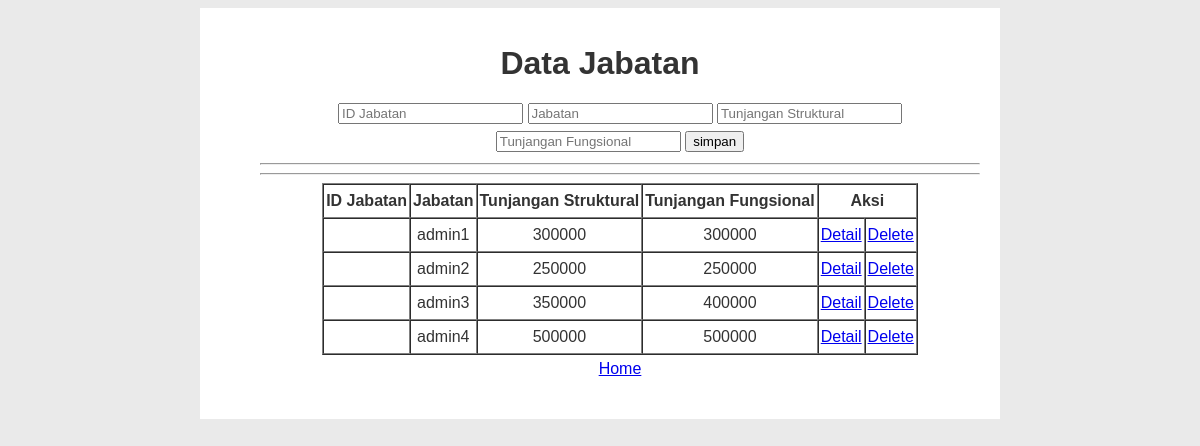
The app's page /input_jabatan.php with its own data.
### tables this page shows
CREATE TABLE `jabatan` (
  `id_jab` int(11) NOT NULL,
  `Jabatan` varchar(50) NOT NULL,
  `T_Struktural` double NOT NULL,
  `T_Fungsional` double NOT NULL
);

### view_jabatan.php (the view, shortened to what this page needs)
<?php
include("connection.php");
?>
<div class="table-responsive">
<table border="1" cellspacing="0" cellpadding="2" align="center">
    <tr>
        <th>ID Jabatan</th>
        <th>Jabatan</th>
        <th>Tunjangan Struktural</th>
        <th>Tunjangan Fungsional</th>
        <th colspan="2">Aksi</th>
    </tr>
<?php
    $query=("SELECT * FROM jabatan");
    $lihat = mysqli_query($con, $query) or die('Error, query failed. ' . mysqli_error());
    while($r=mysqli_fetch_array($lihat)){
?>
    <tr>
        <td><?php echo"$r[Id_jab]";?></td>
        <td><?php echo"$r[Jabatan]";?></td>
        <td><?php echo"$r[T_Struktural]";?></td>
        <td><?php echo"$r[T_Fungsional]";?></td>
        <td><a href="detail_jabatan.php?Id_jab=<?php echo $r['Id_jab'];?>">Detail</a></td>
        <td><a href="delete_jabatan.php?Id_jab=<?php echo $r['Id_jab'];?>">Delete</a></td>
    </tr>
<?php
} ?>
</table>
</div>

### stylejabatan.css (style rules this page uses)
body { font: 16px/28px arial, sans-serif; background-color: #eaeaea; color: #333333; }

### records on screen
jabatan: Jabatan "admin1", T_Struktural "300000", T_Fungsional "300000"
jabatan: Jabatan "admin2", T_Struktural "250000", T_Fungsional "250000"
jabatan: Jabatan "admin3", T_Struktural "350000", T_Fungsional "400000"
jabatan: Jabatan "admin4", T_Struktural "500000", T_Fungsional "500000"
